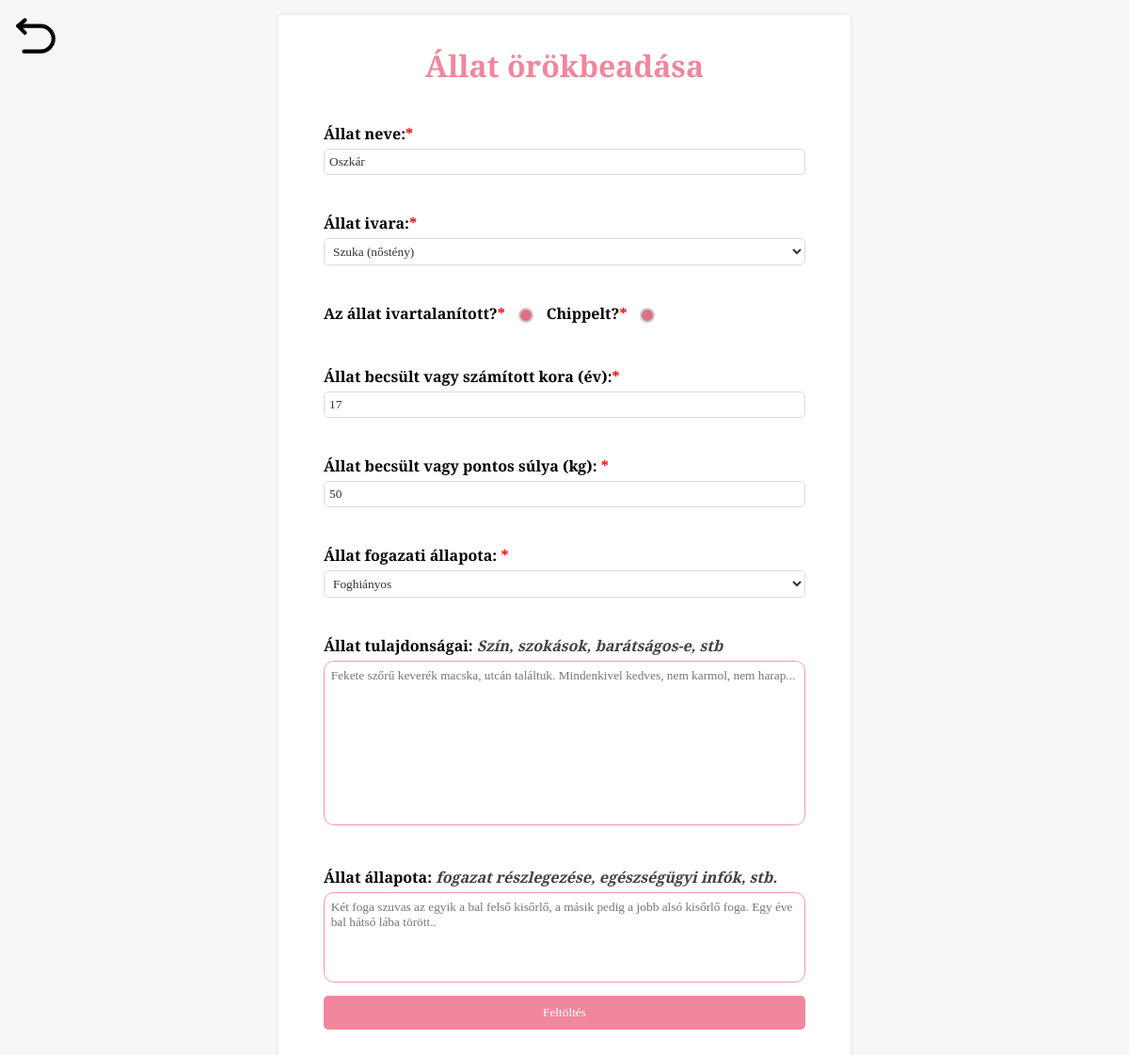
Screenshot of /allat_frissitese.php?id=1 (signed in) with the database file from the repository.
### tables this page shows
CREATE TABLE `allat` (
  `ALLAT_ID` int(11) NOT NULL,
  `NEV` varchar(20) NOT NULL,
  `ADDED_AT` datetime NOT NULL DEFAULT current_timestamp(),
  `IS_QUARANTINED` tinyint(1) NOT NULL DEFAULT 1 COMMENT 'Alaphelyzetben igaz',
  `IS_BEFOGADHATO` tinyint(1) NOT NULL DEFAULT 0 COMMENT 'Alaphelyzetben hamis',
  `IS_IVARTALAN` tinyint(1) NOT NULL DEFAULT 0 COMMENT 'Alaphelyzetben hamis',
  `IS_CHIPPED` tinyint(1) NOT NULL DEFAULT 0,
  `IVAR` varchar(5) NOT NULL COMMENT 'szuka vagy kan',
  `KOR` int(2) NOT NULL,
  `SULY` int(3) NOT NULL,
  `FOG_ALLAPOT` int(11) NOT NULL,
  `FAJ` varchar(255) NOT NULL,
  `TIPUS` varchar(256) NOT NULL,
  `IMG` varchar(256) DEFAULT NULL,
  `ALLAPOT` varchar(2000) DEFAULT 'Az állathoz nem csatoltak az állat állapotáról szöveget.',
  `TULAJDONSAGOK` varchar(2000) DEFAULT 'Az állathoz nem csatoltak az állat tulajdonságairól szöveget.',
  `EMAIL` varchar(256) NOT NULL,
  `TELEFON` varchar(15) NOT NULL,
  `BEFOGADOTT` tinyint(1) NOT NULL DEFAULT 0,
  `USER_ID` int(11) DEFAULT NULL
);

### allat_frissitese.php (the view, shortened to what this page needs)
<!DOCTYPE html>
<html lang="en">
<head>
    <link rel="stylesheet" href="https://code.cdn.mozilla.net/fonts/fira.css">
    <link rel="stylesheet" href="css/universal.css?v=<?php echo time(); ?>">
    <link rel="stylesheet" href="css/forms.css?v=<?php echo time(); ?>">
    <link rel="stylesheet" href="https://cdnjs.cloudflare.com/ajax/libs/intl-tel-input/17.0.8/css/intlTelInput.css"/>
</head>
<body>
    <a href="javascript:history.back()">
        <img style="position:absolute; top:10pt; left:10pt;" width="50" height="50" src="img/return.svg" alt="Vissza" title="Vissza">
    </a>
    <div class="container">
        <?php
        require_once("config.php");
        $url_allat_id = $_GET['id'];
        $allat = $link->query("SELECT * FROM `allat` WHERE `allat_id` = \"$url_allat_id\"");
        $mezo = $allat -> fetch_row();
        $nev = $mezo[1];
        $kor = $mezo[8];
        $suly = $mezo[9];
        $allapot = $mezo[14];
        $tulajdonsagok = $mezo[15];
        ?>
        <form id="feltoltes" method="post" class="form-container" action="" enctype="multipart/form-data">
            <h1>Állat örökbeadása</h1>
            <ul>
            <li> <label for="nev">Állat neve:<span class="star">*</span></label><input value="<?php echo $nev;?>" required type="text" name="nev" placeholder="Buksi"> </li>
            <li> <label for="ivar">Állat ivara:<span class="star">*</span></label><select required type="text" name="ivar">
                <option value="szuka" <?php if ($ivar = "kan") {echo "selected";}?>>Szuka (nőstény)</option>
                </select>
            </li>
            <li>
                <label for="ivartalan">Az állat ivartalanított?<span class="star">*</span></label> <input <?php if ($IS_IVARTALAN = "1") {echo "checked";}?> type="checkbox" name="ivartalan" id="ivartalan">
                <label for="chipped">Chippelt?<span class="star">*</span></label> <input <?php if ($IS_CHIPPED = "1") {echo "checked";}?> type="checkbox" name="chipped" id="chipped">
            </li>
            <li> <label for="kor">Állat becsült vagy számított kora (év):<span class="star">*</span></label><input required min="0" max="99" type="number" name="kor" placeholder="5" value="<?php echo $kor;?>"></li>
            <li> <label for="suly">Állat becsült vagy pontos súlya (kg): <span class="star">*</span></label><input required type="number" min="0" max="999" name="suly" placeholder="15" value="<?php echo $suly;?>"></li>
            <li title="Bővebb információt az állat állapota részben csatolj!">
                <label for="fog_allapot" >Állat fogazati állapota: <span class="star">*</span> </label>
                <select required type="choice" name="fog_allapot">
                    <option value="4" <?php if ($ivfog_allapotar = 4) {echo "selected";}?>>Foghiányos</option>
                </select>
            </li>
            <li>
                <label for="tulajdonsagok">Állat tulajdonságai: <i style="color: #111111CC;">Szín, szokások, barátságos-e, stb</i></label>
                <textarea form="feltoltes" name="tulajdonsagok" id="tulajdonsagok" cols="30" rows="10" maxlength="2000" placeholder="Fekete szőrű keverék macska, utcán találtuk. Mindenkivel kedves, nem karmol, nem harap..." value="<?php echo $tulajdonsagok;?>"></textarea>
            </li>
            <li>
                <label for="allapot">Állat állapota: <i style="color: #111111CC;">fogazat részlegezése, egészségügyi infók, stb.</i></label>
                <textarea form="feltoltes" name="allapot" id="allapot" cols="30" rows="5" maxlength="2000" placeholder="Két foga szuvas az egyik a bal felső kisőrlő, a másik pedig a jobb alsó kisőrlő foga. Egy éve bal hátsó lába törött.." value="<?php echo $allapot;?>"></textarea>
            </li>
            </ul>
            <input type="submit" name="submit" value="Feltöltés">
        </form>
    </div>
</body>
</html>

### css/universal.css (style rules this page uses)
* { margin: 0; padding: 0; box-sizing: border-box; font-family: "Zilla Slab"; transition: all 0.4s ease; }
html, body { margin: 0; overflow: hidden; height: 100%; width: 100%; }
li { list-style-type: none; margin-top: 30pt; }
.star { color: red; }
textarea { resize: none; width: 100%; border: #f098ab 1px solid; border-radius: 8pt; padding: 5pt; }

### css/forms.css (style rules this page uses)
body { overflow-y: scroll; }
.form-container { max-width: 38em; padding: 2em 3em 2em 3em; margin: 1em auto; background-color: #fff; border-radius: 4.2px; box-shadow: 0px 3px 10px -2px rgba(0, 0, 0, 0.2); }
ul { list-style: none; padding: 0; margin: 0; }
li { margin-bottom: 10px; }
label { display: block; margin-bottom: 5px; font-weight: bold; }
input[type=text], input[type=number], select, input[type=email], input[type=password], input[type=tel] { padding: 5px; border-radius: 5px; border: none; width: 100%; box-sizing: border-box; }
input[type=submit] { background-color: #f0879d; color: #fff; padding: 10px 20px; border-radius: 5px; border: none; cursor: pointer; transition: background-color 0.2s ease-in-out; }
.form-container h1 { font-size: 2em; margin-bottom: 20px; color: #f0879d; text-align: center; }
body { background-color: #f7f7f7; }
.form-container { box-shadow: 0px 0px 5px rgba(0, 0, 0, 0.1); }
input[type=text], input[type=number], select, input[type=email], input[type=tel], input[type=checkbox], input[type=password], input[type=radio] { background-color: #fff; border: 1px solid #dcdcdc; color: #333; }
input[type=checkbox]:checked { background-color: #f0879d; }
input[type=checkbox]:checked:before { font-size: 1.2em; display: inline-block; padding-right: 5px; vertical-align: middle; }
input[type=submit] { background-color: #f0879d; width: 100%; }
li label { display: inline-block; margin-right: 10px; }
input[type=radio], input[type=checkbox] { -webkit-appearance: none; -moz-appearance: none; appearance: none; display: inline-block; vertical-align: middle; width: 16px; height: 16px; border-radius: 50%; border: 2px solid #ccc; background-color: #fff; margin-right: 10px; }
input[type=radio]:checked, input[type=checkbox]:checked { background-color: #e16f85; }

### rows the page displays
allat: nev "Oszkár", kor "17", suly "50", tulajdonsagok "Fekete szőrű keverék macska, utcán találtuk. Mindenkivel kedves, nem karmol, nem harap...", allapot "Két foga szuvas az egyik a bal felső kisőrlő, a másik pedig a jobb alsó kisőrlő foga. Egy éve bal hátsó lába törött.."
